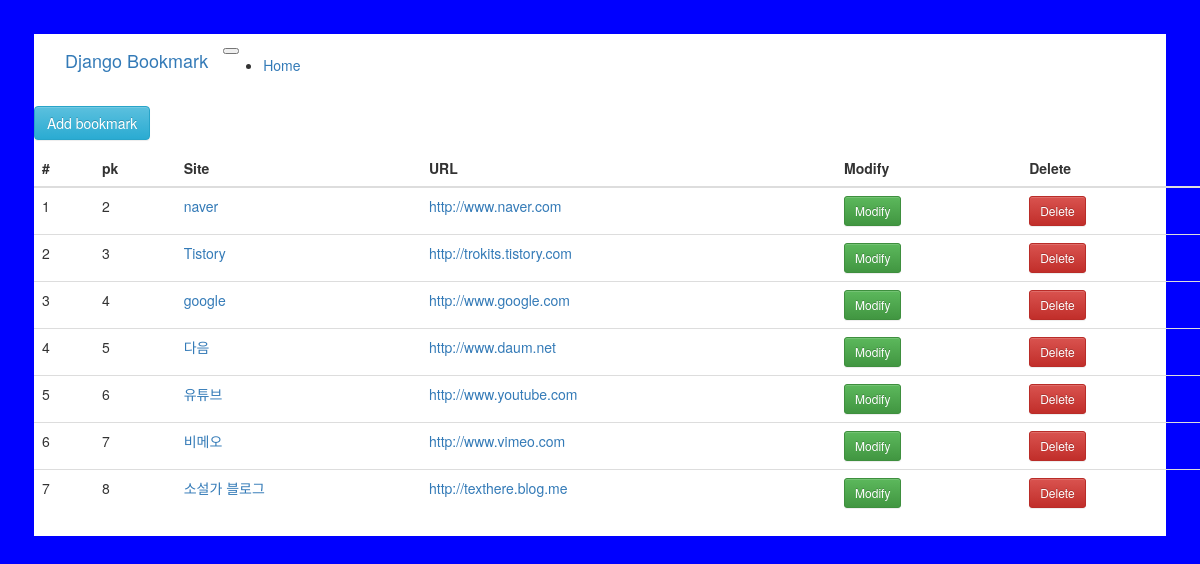
Screenshot of /bookmark/ with the database file from the repository.
### bookmark/models.py (models this page shows, shortened)
class Bookmark(models.Model):
    site_name = models.CharField(max_length=100)
    url = models.URLField('Site URL')

### bookmark/views.py (the view)
# urls.py: path('', BookmarkListView.as_view(), name='list'),
class BookmarkListView(ListView):
    model = Bookmark
    pagenate_by = 3

### bookmark/templates/bookmark/bookmark_list.html (shortened to what this page needs)
<!DOCTYPE html>
<html lang="en">
  <head>
  </head>
  <body>
    {% extends 'base.html' %}{% block content %}
    <div class="btn-group">
      <a href="{% url 'add' %}" class="btn btn-info">Add bookmark</a>
    </div>
    <table class="table">
      <thead>
        <tr>
          <th scope="col">#</th>
          <th scope="col">pk</th>
          <th scope="col">Site</th>
          <th scope="col">URL</th>
          <th scope="col">Modify</th>
          <th scope="col">Delete</th>
        </tr>
      </thead>
      <tbody>
        {% for bookmark in object_list %}
        <tr>
          <td>{{forloop.counter}}</td>
          <td>{{bookmark.id}}</td>
          <td>
            <a href="{% url 'detail' pk=bookmark.id %}"
              >{{bookmark.site_name}}</a
            >
          </td>
          <td>
            <a href="{{bookmark.url}}" target="_blank">{{bookmark.url}}</a>
          </td>
          <td>
            <a
              href="{% url 'update' pk=bookmark.id %}"
              class="btn btn-success btn-sm"
              >Modify</a
            >
          </td>
          <td>
            <a
              href="{% url 'delete' pk=bookmark.id %}"
              class="btn btn-danger btn-sm"
              >Delete</a
            >
          </td>
        </tr>
        {% endfor %}
      </tbody>
    </table>
    {% endblock content %}

### templates/base.html (shortened to what this page needs)
<!DOCTYPE html>
<html lang="en">
  <head>
    {% load static %}
    <link rel="stylesheet" href="{% static 'style.css' %}" />
    <link
      rel="stylesheet"
      href="https://maxcdn.bootstrapcdn.com/bootstrap/3.3.2/css/bootstrap.min.css"
    />
    <link
      rel="stylesheet"
      href="https://maxcdn.bootstrapcdn.com/bootstrap/3.3.2/css/bootstrap-theme.min.css"
    />
  </head>
  <body>
    <div class="container">
      <nav class="navbar navbar-expand-lg navbar-light bg-light">
        <a href="#" class="navbar-brand">Django Bookmark</a>
        <button
          class="navbar-toggler"
          type="button"
          data-toggle="collapse"
          data-target="#navbarSupportedContent"
          aria-controls="navbarSupportedContent"
          aria-expanded="false"
          aria-label="Toggle navigation"
        >
        </button>
        <div class="collapse navbar-collapse" id="navbarSupportedContent">
          <ul class="navbar-nav mr-auto">
            <li class="nav-item active">
              <a href="#" class="nav-link">
                Home<span class="sr-only">(current)</span>
              </a>
            </li>
          </ul>
        </div>
      </nav>
      <div class="row">
        <div class="col">
          {% block content %}{% endblock content %}
        </div>
      </div>
    </div>
  </body>
</html>

### static/style.css (style rules this page uses)
body { border: solid 34px blue; }

### rows the page displays
Bookmark: id "2", site_name "naver", url "http://www.naver.com"
Bookmark: id "3", site_name "Tistory", url "http://trokits.tistory.com"
Bookmark: id "4", site_name "google", url "http://www.google.com"
Bookmark: id "5", site_name "다음", url "http://www.daum.net"
Bookmark: id "6", site_name "유튜브", url "http://www.youtube.com"
Bookmark: id "7", site_name "비메오", url "http://www.vimeo.com"
Bookmark: id "8", site_name "소설가 블로그", url "http://texthere.blog.me"
